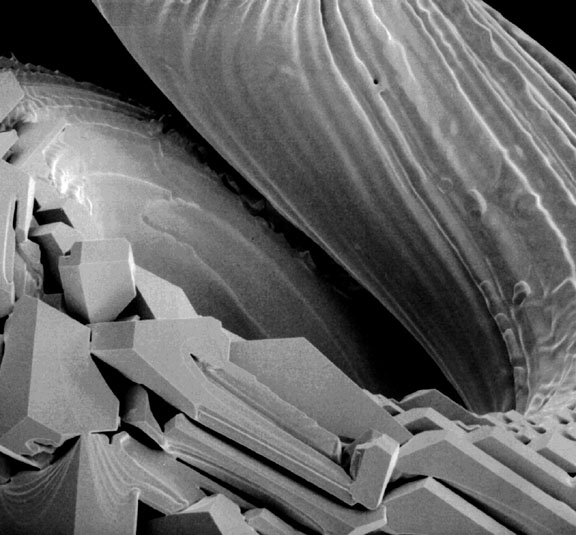
%> input picture Topic 03 - Intensity Transformation and Spatial Filtering/CODES/tungs.tif, 576 x 535 px
$ octave s130LaplacianSimpl.m   (GNU Octave 9; MATLAB toolbox functions it lacks are replaced by stand-ins)
%> lines starting %> are read from the running program, lines starting %| are printed output that depends on the picture
% Unsharp and Highboost

clear all
close all
clc

I = imread('tungs.tif');
%> I is the input picture: size 535x576 uint8; min 0, max 255, mean 103.4
figure
imshow(I)

H = fspecial('average',11)

If = imfilter(I,H);
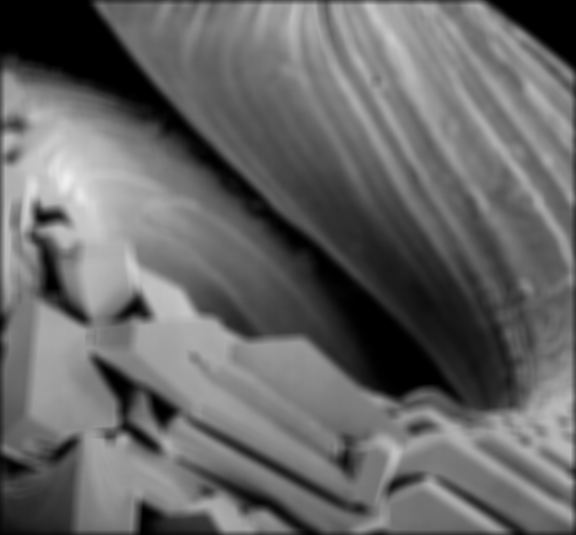
%> If: size 535x576 uint8; min 0, max 240, mean 102.5

figure
imshow(If)

fs = I-If;
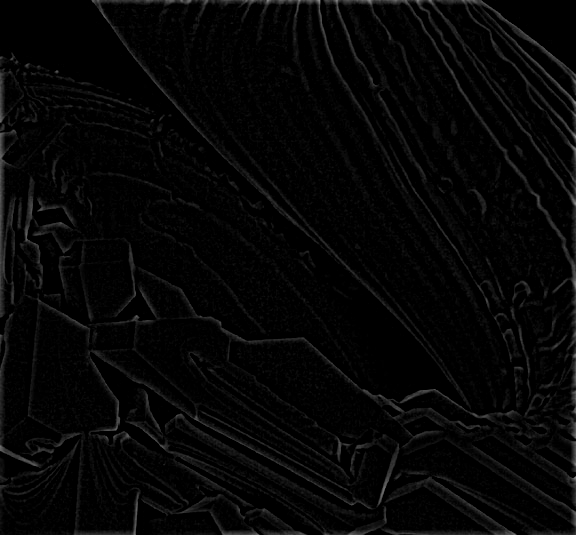
%> fs: size 535x576 uint8; min 0, max 148, mean 5.8

figure;
imshow(fs)

A = 1.5
g = I+A*fs;
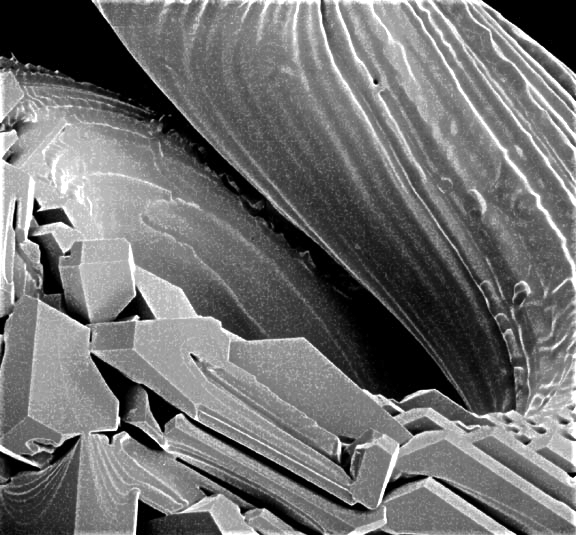
%> g: size 535x576 uint8; min 0, max 255, mean 111.8
figure;
imshow(g)

$ run again, with Topic 03 - Intensity Transformation and Spatial Filtering/CODES/s024kidney.tif copied over Topic 03 - Intensity Transformation and Spatial Filtering/CODES/tungs.tif
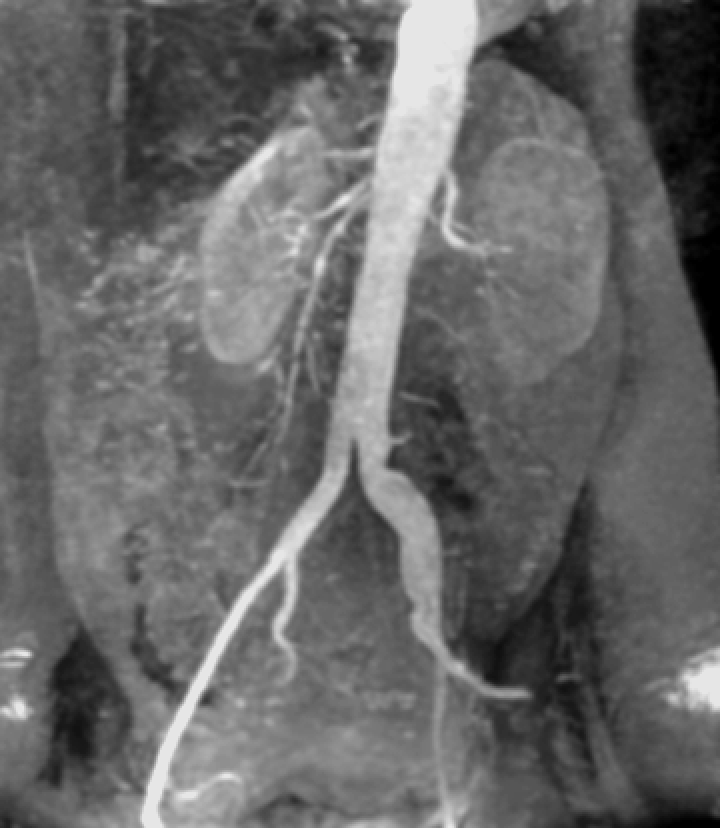
%> input picture Topic 03 - Intensity Transformation and Spatial Filtering/CODES/s024kidney.tif, 720 x 828 px
%> I is the input picture: size 828x720 uint8; min 0, max 230, mean 103.5
%> `fs = I-If;`:
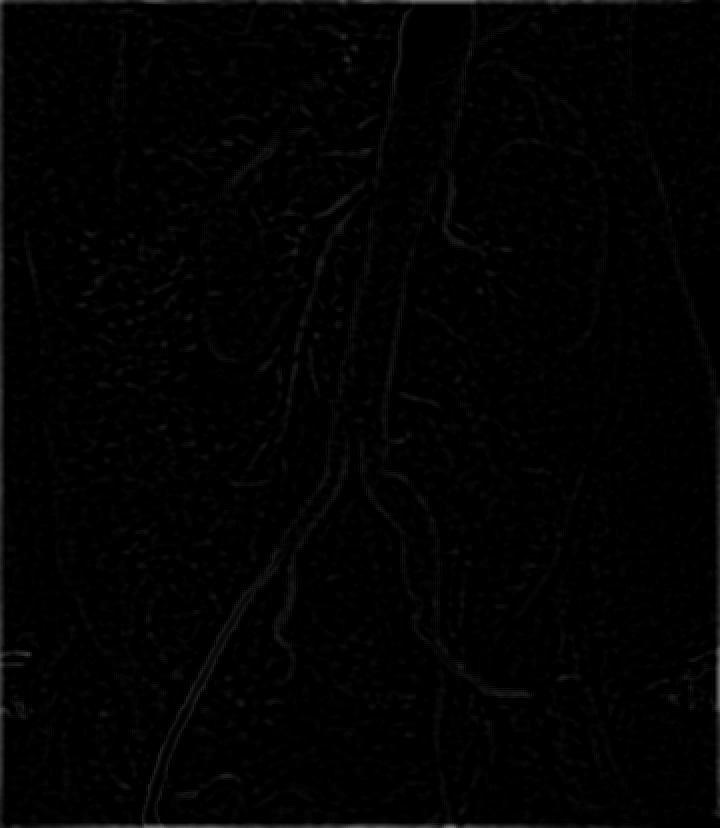
%> fs: size 828x720 uint8; min 0, max 118, mean 2.3
%> `g = I+A*fs;`:
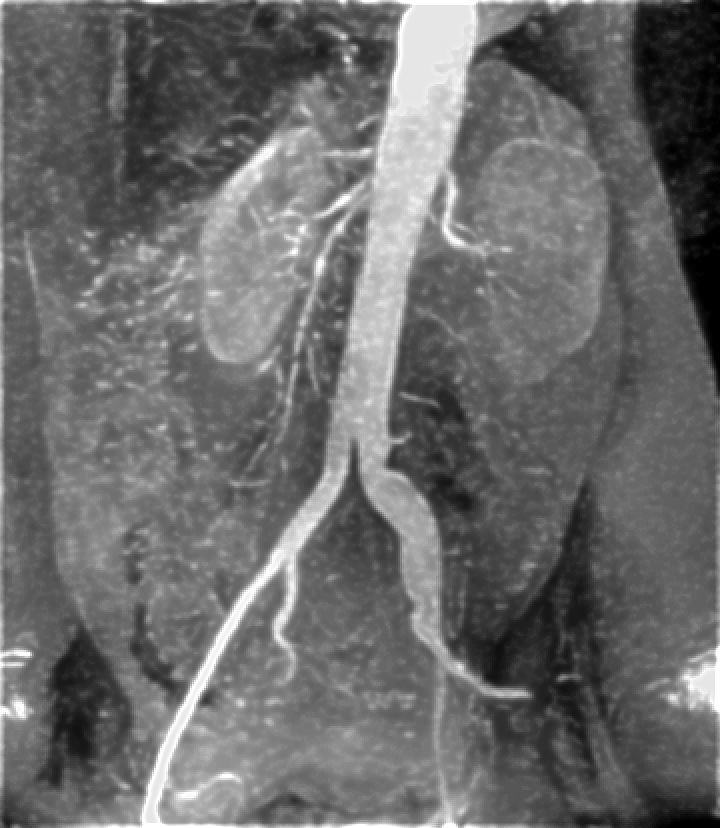
%> g: size 828x720 uint8; min 0, max 255, mean 107
